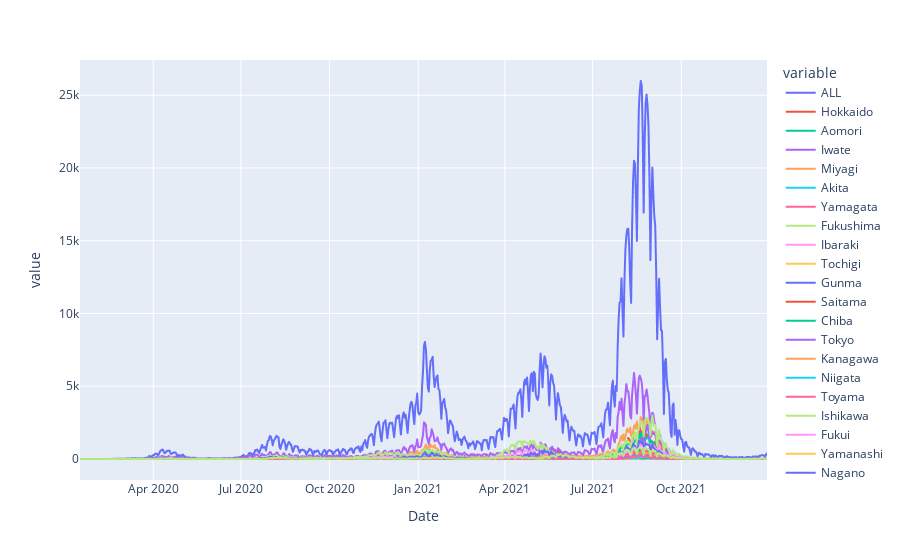

Here is the notebook cell this chart was saved with:
### Code cell
px.line(df, )

### Figure 1 — Plotly figure (JSON) as saved in the notebook; plotly's stock layout.template omitted (floating-point values rounded to 4 significant figures; data arrays with more than 128 entries replaced by an {"elided": "..."} marker saying what was removed)
{"data": [{"hovertemplate": "variable=ALL<br>Date=%{x}<br>value=%{y}<extra></extra>", "legendgroup": "ALL", "line": {"color": "#636efa", "dash": "solid"}, "marker": {"symbol": "circle"}, "mode": "lines", "name": "ALL", "showlegend": true, "type": "scattergl", "x": {"elided": "714 str values"}, "xaxis": "x", "y": {"elided": "714 int values"}, "yaxis": "y"}, {"hovertemplate": "variable=Hokkaido<br>Date=%{x}<br>value=%{y}<extra></extra>", "legendgroup": "Hokkaido", "line": {"color": "#EF553B", "dash": "solid"}, "marker": {"symbol": "circle"}, "mode": "lines", "name": "Hokkaido", "showlegend": true, "type": "scattergl", "x": {"elided": "714 str values"}, "xaxis": "x", "y": {"elided": "714 int values"}, "yaxis": "y"}, {"hovertemplate": "variable=Aomori<br>Date=%{x}<br>value=%{y}<extra></extra>", "legendgroup": "Aomori", "line": {"color": "#00cc96", "dash": "solid"}, "marker": {"symbol": "circle"}, "mode": "lines", "name": "Aomori", "showlegend": true, "type": "scattergl", "x": {"elided": "714 str values"}, "xaxis": "x", "y": {"elided": "714 int values"}, "yaxis": "y"}, {"hovertemplate": "variable=Iwate<br>Date=%{x}<br>value=%{y}<extra></extra>", "legendgroup": "Iwate", "line": {"color": "#ab63fa", "dash": "solid"}, "marker": {"symbol": "circle"}, "mode": "lines", "name": "Iwate", "showlegend": true, "type": "scattergl", "x": {"elided": "714 str values"}, "xaxis": "x", "y": {"elided": "714 int values"}, "yaxis": "y"}, {"hovertemplate": "variable=Miyagi<br>Date=%{x}<br>value=%{y}<extra></extra>", "legendgroup": "Miyagi", "line": {"color": "#FFA15A", "dash": "solid"}, "marker": {"symbol": "circle"}, "mode": "lines", "name": "Miyagi", "showlegend": true, "type": "scattergl", "x": {"elided": "714 str values"}, "xaxis": "x", "y": {"elided": "714 int values"}, "yaxis": "y"}, {"hovertemplate": "variable=Akita<br>Date=%{x}<br>value=%{y}<extra></extra>", "legendgroup": "Akita", "line": {"color": "#19d3f3", "dash": "solid"}, "marker": {"symbol": "circle"}, "mode": "lines", "name": "Akita", "showlegend": true, "type": "scattergl", "x": {"elided": "714 str values"}, "xaxis": "x", "y": {"elided": "714 int values"}, "yaxis": "y"}, {"hovertemplate": "variable=Yamagata<br>Date=%{x}<br>value=%{y}<extra></extra>", "legendgroup": "Yamagata", "line": {"color": "#FF6692", "dash": "solid"}, "marker": {"symbol": "circle"}, "mode": "lines", "name": "Yamagata", "showlegend": true, "type": "scattergl", "x": {"elided": "714 str values"}, "xaxis": "x", "y": {"elided": "714 int values"}, "yaxis": "y"}, {"hovertemplate": "variable=Fukushima<br>Date=%{x}<br>value=%{y}<extra></extra>", "legendgroup": "Fukushima", "line": {"color": "#B6E880", "dash": "solid"}, "marker": {"symbol": "circle"}, "mode": "lines", "name": "Fukushima", "showlegend": true, "type": "scattergl", "x": {"elided": "714 str values"}, "xaxis": "x", "y": {"elided": "714 int values"}, "yaxis": "y"}, {"hovertemplate": "variable=Ibaraki<br>Date=%{x}<br>value=%{y}<extra></extra>", "legendgroup": "Ibaraki", "line": {"color": "#FF97FF", "dash": "solid"}, "marker": {"symbol": "circle"}, "mode": "lines", "name": "Ibaraki", "showlegend": true, "type": "scattergl", "x": {"elided": "714 str values"}, "xaxis": "x", "y": {"elided": "714 int values"}, "yaxis": "y"}, {"hovertemplate": "variable=Tochigi<br>Date=%{x}<br>value=%{y}<extra></extra>", "legendgroup": "Tochigi", "line": {"color": "#FECB52", "dash": "solid"}, "marker": {"symbol": "circle"}, "mode": "lines", "name": "Tochigi", "showlegend": true, "type": "scattergl", "x": {"elided": "714 str values"}, "xaxis": "x", "y": {"elided": "714 int values"}, "yaxis": "y"}, {"hovertemplate": "variable=Gunma<br>Date=%{x}<br>value=%{y}<extra></extra>", "legendgroup": "Gunma", "line": {"color": "#636efa", "dash": "solid"}, "marker": {"symbol": "circle"}, "mode": "lines", "name": "Gunma", "showlegend": true, "type": "scattergl", "x": {"elided": "714 str values"}, "xaxis": "x", "y": {"elided": "714 int values"}, "yaxis": "y"}, {"hovertemplate": "variable=Saitama<br>Date=%{x}<br>value=%{y}<extra></extra>", "legendgroup": "Saitama", "line": {"color": "#EF553B", "dash": "solid"}, "marker": {"symbol": "circle"}, "mode": "lines", "name": "Saitama", "showlegend": true, "type": "scattergl", "x": {"elided": "714 str values"}, "xaxis": "x", "y": {"elided": "714 int values"}, "yaxis": "y"}, {"hovertemplate": "variable=Chiba<br>Date=%{x}<br>value=%{y}<extra></extra>", "legendgroup": "Chiba", "line": {"color": "#00cc96", "dash": "solid"}, "marker": {"symbol": "circle"}, "mode": "lines", "name": "Chiba", "showlegend": true, "type": "scattergl", "x": {"elided": "714 str values"}, "xaxis": "x", "y": {"elided": "714 int values"}, "yaxis": "y"}, {"hovertemplate": "variable=Tokyo<br>Date=%{x}<br>value=%{y}<extra></extra>", "legendgroup": "Tokyo", "line": {"color": "#ab63fa", "dash": "solid"}, "marker": {"symbol": "circle"}, "mode": "lines", "name": "Tokyo", "showlegend": true, "type": "scattergl", "x": {"elided": "714 str values"}, "xaxis": "x", "y": {"elided": "714 int values"}, "yaxis": "y"}, {"hovertemplate": "variable=Kanagawa<br>Date=%{x}<br>value=%{y}<extra></extra>", "legendgroup": "Kanagawa", "line": {"color": "#FFA15A", "dash": "solid"}, "marker": {"symbol": "circle"}, "mode": "lines", "name": "Kanagawa", "showlegend": true, "type": "scattergl", "x": {"elided": "714 str values"}, "xaxis": "x", "y": {"elided": "714 int values"}, "yaxis": "y"}, {"hovertemplate": "variable=Niigata<br>Date=%{x}<br>value=%{y}<extra></extra>", "legendgroup": "Niigata", "line": {"color": "#19d3f3", "dash": "solid"}, "marker": {"symbol": "circle"}, "mode": "lines", "name": "Niigata", "showlegend": true, "type": "scattergl", "x": {"elided": "714 str values"}, "xaxis": "x", "y": {"elided": "714 int values"}, "yaxis": "y"}, {"hovertemplate": "variable=Toyama<br>Date=%{x}<br>value=%{y}<extra></extra>", "legendgroup": "Toyama", "line": {"color": "#FF6692", "dash": "solid"}, "marker": {"symbol": "circle"}, "mode": "lines", "name": "Toyama", "showlegend": true, "type": "scattergl", "x": {"elided": "714 str values"}, "xaxis": "x", "y": {"elided": "714 int values"}, "yaxis": "y"}, {"hovertemplate": "variable=Ishikawa<br>Date=%{x}<br>value=%{y}<extra></extra>", "legendgroup": "Ishikawa", "line": {"color": "#B6E880", "dash": "solid"}, "marker": {"symbol": "circle"}, "mode": "lines", "name": "Ishikawa", "showlegend": true, "type": "scattergl", "x": {"elided": "714 str values"}, "xaxis": "x", "y": {"elided": "714 int values"}, "yaxis": "y"}, {"hovertemplate": "variable=Fukui<br>Date=%{x}<br>value=%{y}<extra></extra>", "legendgroup": "Fukui", "line": {"color": "#FF97FF", "dash": "solid"}, "marker": {"symbol": "circle"}, "mode": "lines", "name": "Fukui", "showlegend": true, "type": "scattergl", "x": {"elided": "714 str values"}, "xaxis": "x", "y": {"elided": "714 int values"}, "yaxis": "y"}, {"hovertemplate": "variable=Yamanashi<br>Date=%{x}<br>value=%{y}<extra></extra>", "legendgroup": "Yamanashi", "line": {"color": "#FECB52", "dash": "solid"}, "marker": {"symbol": "circle"}, "mode": "lines", "name": "Yamanashi", "showlegend": true, "type": "scattergl", "x": {"elided": "714 str values"}, "xaxis": "x", "y": {"elided": "714 int values"}, "yaxis": "y"}, {"hovertemplate": "variable=Nagano<br>Date=%{x}<br>value=%{y}<extra></extra>", "legendgroup": "Nagano", "line": {"color": "#636efa", "dash": "solid"}, "marker": {"symbol": "circle"}, "mode": "lines", "name": "Nagano", "showlegend": true, "type": "scattergl", "x": {"elided": "714 str values"}, "xaxis": "x", "y": {"elided": "714 int values"}, "yaxis": "y"}, {"hovertemplate": "variable=Gifu<br>Date=%{x}<br>value=%{y}<extra></extra>", "legendgroup": "Gifu", "line": {"color": "#EF553B", "dash": "solid"}, "marker": {"symbol": "circle"}, "mode": "lines", "name": "Gifu", "showlegend": true, "type": "scattergl", "x": {"elided": "714 str values"}, "xaxis": "x", "y": {"elided": "714 int values"}, "yaxis": "y"}, {"hovertemplate": "variable=Shizuoka<br>Date=%{x}<br>value=%{y}<extra></extra>", "legendgroup": "Shizuoka", "line": {"color": "#00cc96", "dash": "solid"}, "marker": {"symbol": "circle"}, "mode": "lines", "name": "Shizuoka", "showlegend": true, "type": "scattergl", "x": {"elided": "714 str values"}, "xaxis": "x", "y": {"elided": "714 int values"}, "yaxis": "y"}, {"hovertemplate": "variable=Aichi<br>Date=%{x}<br>value=%{y}<extra></extra>", "legendgroup": "Aichi", "line": {"color": "#ab63fa", "dash": "solid"}, "marker": {"symbol": "circle"}, "mode": "lines", "name": "Aichi", "showlegend": true, "type": "scattergl", "x": {"elided": "714 str values"}, "xaxis": "x", "y": {"elided": "714 int values"}, "yaxis": "y"}, {"hovertemplate": "variable=Mie<br>Date=%{x}<br>value=%{y}<extra></extra>", "legendgroup": "Mie", "line": {"color": "#FFA15A", "dash": "solid"}, "marker": {"symbol": "circle"}, "mode": "lines", "name": "Mie", "showlegend": true, "type": "scattergl", "x": {"elided": "714 str values"}, "xaxis": "x", "y": {"elided": "714 int values"}, "yaxis": "y"}, {"hovertemplate": "variable=Shiga<br>Date=%{x}<br>value=%{y}<extra></extra>", "legendgroup": "Shiga", "line": {"color": "#19d3f3", "dash": "solid"}, "marker": {"symbol": "circle"}, "mode": "lines", "name": "Shiga", "showlegend": true, "type": "scattergl", "x": {"elided": "714 str values"}, "xaxis": "x", "y": {"elided": "714 int values"}, "yaxis": "y"}, {"hovertemplate": "variable=Kyoto<br>Date=%{x}<br>value=%{y}<extra></extra>", "legendgroup": "Kyoto", "line": {"color": "#FF6692", "dash": "solid"}, "marker": {"symbol": "circle"}, "mode": "lines", "name": "Kyoto", "showlegend": true, "type": "scattergl", "x": {"elided": "714 str values"}, "xaxis": "x", "y": {"elided": "714 int values"}, "yaxis": "y"}, {"hovertemplate": "variable=Osaka<br>Date=%{x}<br>value=%{y}<extra></extra>", "legendgroup": "Osaka", "line": {"color": "#B6E880", "dash": "solid"}, "marker": {"symbol": "circle"}, "mode": "lines", "name": "Osaka", "showlegend": true, "type": "scattergl", "x": {"elided": "714 str values"}, "xaxis": "x", "y": {"elided": "714 int values"}, "yaxis": "y"}, {"hovertemplate": "variable=Hyogo<br>Date=%{x}<br>value=%{y}<extra></extra>", "legendgroup": "Hyogo", "line": {"color": "#FF97FF", "dash": "solid"}, "marker": {"symbol": "circle"}, "mode": "lines", "name": "Hyogo", "showlegend": true, "type": "scattergl", "x": {"elided": "714 str values"}, "xaxis": "x", "y": {"elided": "714 int values"}, "yaxis": "y"}, {"hovertemplate": "variable=Nara<br>Date=%{x}<br>value=%{y}<extra></extra>", "legendgroup": "Nara", "line": {"color": "#FECB52", "dash": "solid"}, "marker": {"symbol": "circle"}, "mode": "lines", "name": "Nara", "showlegend": true, "type": "scattergl", "x": {"elided": "714 str values"}, "xaxis": "x", "y": {"elided": "714 int values"}, "yaxis": "y"}, {"hovertemplate": "variable=Wakayama<br>Date=%{x}<br>value=%{y}<extra></extra>", "legendgroup": "Wakayama", "line": {"color": "#636efa", "dash": "solid"}, "marker": {"symbol": "circle"}, "mode": "lines", "name": "Wakayama", "showlegend": true, "type": "scattergl", "x": {"elided": "714 str values"}, "xaxis": "x", "y": {"elided": "714 int values"}, "yaxis": "y"}, {"hovertemplate": "variable=Tottori<br>Date=%{x}<br>value=%{y}<extra></extra>", "legendgroup": "Tottori", "line": {"color": "#EF553B", "dash": "solid"}, "marker": {"symbol": "circle"}, "mode": "lines", "name": "Tottori", "showlegend": true, "type": "scattergl", "x": {"elided": "714 str values"}, "xaxis": "x", "y": {"elided": "714 int values"}, "yaxis": "y"}, {"hovertemplate": "variable=Shimane<br>Date=%{x}<br>value=%{y}<extra></extra>", "legendgroup": "Shimane", "line": {"color": "#00cc96", "dash": "solid"}, "marker": {"symbol": "circle"}, "mode": "lines", "name": "Shimane", "showlegend": true, "type": "scattergl", "x": {"elided": "714 str values"}, "xaxis": "x", "y": {"elided": "714 int values"}, "yaxis": "y"}, {"hovertemplate": "variable=Okayama<br>Date=%{x}<br>value=%{y}<extra></extra>", "legendgroup": "Okayama", "line": {"color": "#ab63fa", "dash": "solid"}, "marker": {"symbol": "circle"}, "mode": "lines", "name": "Okayama", "showlegend": true, "type": "scattergl", "x": {"elided": "714 str values"}, "xaxis": "x", "y": {"elided": "714 int values"}, "yaxis": "y"}, {"hovertemplate": "variable=Hiroshima<br>Date=%{x}<br>value=%{y}<extra></extra>", "legendgroup": "Hiroshima", "line": {"color": "#FFA15A", "dash": "solid"}, "marker": {"symbol": "circle"}, "mode": "lines", "name": "Hiroshima", "showlegend": true, "type": "scattergl", "x": {"elided": "714 str values"}, "xaxis": "x", "y": {"elided": "714 int values"}, "yaxis": "y"}, {"hovertemplate": "variable=Yamaguchi<br>Date=%{x}<br>value=%{y}<extra></extra>", "legendgroup": "Yamaguchi", "line": {"color": "#19d3f3", "dash": "solid"}, "marker": {"symbol": "circle"}, "mode": "lines", "name": "Yamaguchi", "showlegend": true, "type": "scattergl", "x": {"elided": "714 str values"}, "xaxis": "x", "y": {"elided": "714 int values"}, "yaxis": "y"}, {"hovertemplate": "variable=Tokushima<br>Date=%{x}<br>value=%{y}<extra></extra>", "legendgroup": "Tokushima", "line": {"color": "#FF6692", "dash": "solid"}, "marker": {"symbol": "circle"}, "mode": "lines", "name": "Tokushima", "showlegend": true, "type": "scattergl", "x": {"elided": "714 str values"}, "xaxis": "x", "y": {"elided": "714 int values"}, "yaxis": "y"}, {"hovertemplate": "variable=Kagawa<br>Date=%{x}<br>value=%{y}<extra></extra>", "legendgroup": "Kagawa", "line": {"color": "#B6E880", "dash": "solid"}, "marker": {"symbol": "circle"}, "mode": "lines", "name": "Kagawa", "showlegend": true, "type": "scattergl", "x": {"elided": "714 str values"}, "xaxis": "x", "y": {"elided": "714 int values"}, "yaxis": "y"}, {"hovertemplate": "variable=Ehime<br>Date=%{x}<br>value=%{y}<extra></extra>", "legendgroup": "Ehime", "line": {"color": "#FF97FF", "dash": "solid"}, "marker": {"symbol": "circle"}, "mode": "lines", "name": "Ehime", "showlegend": true, "type": "scattergl", "x": {"elided": "714 str values"}, "xaxis": "x", "y": {"elided": "714 int values"}, "yaxis": "y"}, {"hovertemplate": "variable=Kochi<br>Date=%{x}<br>value=%{y}<extra></extra>", "legendgroup": "Kochi", "line": {"color": "#FECB52", "dash": "solid"}, "marker": {"symbol": "circle"}, "mode": "lines", "name": "Kochi", "showlegend": true, "type": "scattergl", "x": {"elided": "714 str values"}, "xaxis": "x", "y": {"elided": "714 int values"}, "yaxis": "y"}, {"hovertemplate": "variable=Fukuoka<br>Date=%{x}<br>value=%{y}<extra></extra>", "legendgroup": "Fukuoka", "line": {"color": "#636efa", "dash": "solid"}, "marker": {"symbol": "circle"}, "mode": "lines", "name": "Fukuoka", "showlegend": true, "type": "scattergl", "x": {"elided": "714 str values"}, "xaxis": "x", "y": {"elided": "714 int values"}, "yaxis": "y"}, {"hovertemplate": "variable=Saga<br>Date=%{x}<br>value=%{y}<extra></extra>", "legendgroup": "Saga", "line": {"color": "#EF553B", "dash": "solid"}, "marker": {"symbol": "circle"}, "mode": "lines", "name": "Saga", "showlegend": true, "type": "scattergl", "x": {"elided": "714 str values"}, "xaxis": "x", "y": {"elided": "714 int values"}, "yaxis": "y"}, {"hovertemplate": "variable=Nagasaki<br>Date=%{x}<br>value=%{y}<extra></extra>", "legendgroup": "Nagasaki", "line": {"color": "#00cc96", "dash": "solid"}, "marker": {"symbol": "circle"}, "mode": "lines", "name": "Nagasaki", "showlegend": true, "type": "scattergl", "x": {"elided": "714 str values"}, "xaxis": "x", "y": {"elided": "714 int values"}, "yaxis": "y"}, {"hovertemplate": "variable=Kumamoto<br>Date=%{x}<br>value=%{y}<extra></extra>", "legendgroup": "Kumamoto", "line": {"color": "#ab63fa", "dash": "solid"}, "marker": {"symbol": "circle"}, "mode": "lines", "name": "Kumamoto", "showlegend": true, "type": "scattergl", "x": {"elided": "714 str values"}, "xaxis": "x", "y": {"elided": "714 int values"}, "yaxis": "y"}, {"hovertemplate": "variable=Oita<br>Date=%{x}<br>value=%{y}<extra></extra>", "legendgroup": "Oita", "line": {"color": "#FFA15A", "dash": "solid"}, "marker": {"symbol": "circle"}, "mode": "lines", "name": "Oita", "showlegend": true, "type": "scattergl", "x": {"elided": "714 str values"}, "xaxis": "x", "y": {"elided": "714 int values"}, "yaxis": "y"}, {"hovertemplate": "variable=Miyazaki<br>Date=%{x}<br>value=%{y}<extra></extra>", "legendgroup": "Miyazaki", "line": {"color": "#19d3f3", "dash": "solid"}, "marker": {"symbol": "circle"}, "mode": "lines", "name": "Miyazaki", "showlegend": true, "type": "scattergl", "x": {"elided": "714 str values"}, "xaxis": "x", "y": {"elided": "714 int values"}, "yaxis": "y"}, {"hovertemplate": "variable=Kagoshima<br>Date=%{x}<br>value=%{y}<extra></extra>", "legendgroup": "Kagoshima", "line": {"color": "#FF6692", "dash": "solid"}, "marker": {"symbol": "circle"}, "mode": "lines", "name": "Kagoshima", "showlegend": true, "type": "scattergl", "x": {"elided": "714 str values"}, "xaxis": "x", "y": {"elided": "714 int values"}, "yaxis": "y"}, {"hovertemplate": "variable=Okinawa<br>Date=%{x}<br>value=%{y}<extra></extra>", "legendgroup": "Okinawa", "line": {"color": "#B6E880", "dash": "solid"}, "marker": {"symbol": "circle"}, "mode": "lines", "name": "Okinawa", "showlegend": true, "type": "scattergl", "x": {"elided": "714 str values"}, "xaxis": "x", "y": {"elided": "714 int values"}, "yaxis": "y"}], "layout": {"autosize": true, "legend": {"title": {"text": "variable"}, "tracegroupgap": 0}, "margin": {"t": 60}, "xaxis": {"anchor": "y", "autorange": true, "domain": [0, 1], "range": ["2020-01-16", "2021-12-29"], "title": {"text": "Date"}, "type": "date"}, "yaxis": {"anchor": "x", "autorange": true, "domain": [0, 1], "range": [-1443.0, 27420.0], "title": {"text": "value"}, "type": "linear"}}}
